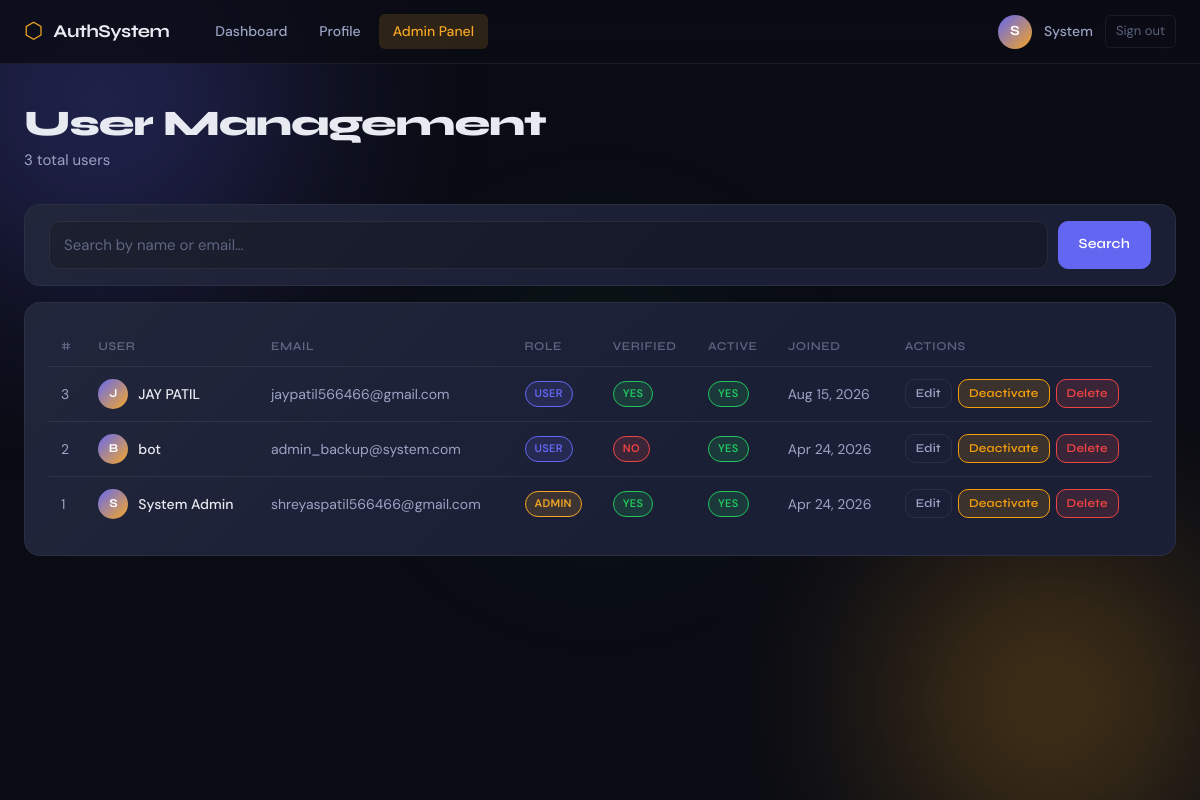
Page /admin/users (signed in) on the committed database.
### app/models.py (models this page shows, shortened)
class User(UserMixin, db.Model):
    __tablename__ = "users"
    id = db.Column(db.Integer, primary_key=True)
    name = db.Column(db.String(120), nullable=False)
    email = db.Column(db.String(255), unique=True, nullable=False, index=True)
    password_hash = db.Column(db.String(255), nullable=False)
    role = db.Column(db.String(20), nullable=False, default=Role.USER)
    is_verified = db.Column(db.Boolean, default=False, nullable=False)
    is_active = db.Column(db.Boolean, default=True, nullable=False)
    created_at = db.Column(db.DateTime, default=lambda: datetime.now(timezone.utc))
    last_login = db.Column(db.DateTime, nullable=True)
    otps = db.relationship("OTP", backref="user", lazy="dynamic", cascade="all, delete-orphan")
    email_tokens = db.relationship("EmailToken", backref="user", lazy="dynamic", cascade="all, delete-orphan")
    login_logs = db.relationship("LoginLog", backref="user", lazy="dynamic", cascade="all, delete-orphan")
    @property
    def is_admin(self):
        return self.role == Role.ADMIN

### app/blueprints/admin/routes.py (the view)
@admin_bp.route("/users")
@login_required
@admin_required
def user_list():
    page = request.args.get("page", 1, type=int)
    search = request.args.get("q", "")
    query = User.query
    if search:
        query = query.filter(
            (User.name.ilike(f"%{search}%")) | (User.email.ilike(f"%{search}%"))
        )
    pagination = query.order_by(User.created_at.desc()).paginate(page=page, per_page=20)
    return render_template("admin/admin_users.html", pagination=pagination, search=search)

### app/models.py (called while the page is built)
@login_manager.user_loader
def load_user(user_id):
    return db.session.get(User, int(user_id))

### app/utils/timezone.py (called while the page is built)
def to_ist(dt):
    if dt is None:
        return None
    if dt.tzinfo is None:
        dt = dt.replace(tzinfo=timezone.utc)
    return dt.astimezone(IST)

### app/templates/admin/admin_users.html (shortened to what this page needs)
{% extends "base.html" %}
{% block content %}
<div class="page-wrapper">
    <div class="page-header">
        <div>
            <h1 class="page-title">User Management</h1>
            <p class="page-subtitle">{{ pagination.total }} total users</p>
        </div>
    </div>
    <div class="card card-compact">
        <form method="GET" action="{{ url_for('admin.user_list') }}" class="search-form">
            <input type="text" name="q" value="{{ search }}" placeholder="Search by name or email…" class="form-input search-input">
            <button type="submit" class="btn btn-primary">Search</button>
        </form>
    </div>
    <div class="card">
        <div class="table-wrapper">
            <table class="data-table">
                <thead>
                    <tr>
                        <th>#</th>
                        <th>User</th>
                        <th>Email</th>
                        <th>Role</th>
                        <th>Verified</th>
                        <th>Active</th>
                        <th>Joined</th>
                        <th>Actions</th>
                    </tr>
                </thead>
                <tbody>
                    {% for user in pagination.items %}
                    <tr>
                        <td class="text-muted">{{ user.id }}</td>
                        <td>
                            <div class="table-user">
                                <div class="table-avatar">{{ user.name[0].upper() }}</div>
                                {{ user.name }}
                            </div>
                        </td>
                        <td class="text-muted">{{ user.email }}</td>
                        <td>
                            <span class="badge-role {% if user.role == 'admin' %}role-admin{% else %}role-user{% endif %}">
                                {{ user.role | capitalize }}
                            </span>
                        </td>
                        <td>
                            <span class="badge-status {% if user.is_verified %}status-active{% else %}status-inactive{% endif %}">
                                {{ "Yes" if user.is_verified else "No" }}
                            </span>
                        </td>
                        <td>
                            <span class="badge-status {% if user.is_active %}status-active{% else %}status-inactive{% endif %}">
                                {{ "Yes" if user.is_active else "No" }}
                            </span>
                        </td>
                        <td class="text-muted">{{ (user.created_at | ist).strftime('%b %d, %Y') }}</td>
                        <td>
                            <div class="action-group">
                                <a href="{{ url_for('admin.edit_user', user_id=user.id) }}" class="btn btn-xs btn-ghost">Edit</a>
                                <form method="POST" action="{{ url_for('admin.toggle_active', user_id=user.id) }}" class="inline-form">
                                    <button type="submit" class="btn btn-xs {% if user.is_active %}btn-warning{% else %}btn-success{% endif %}">
                                        {{ "Deactivate" if user.is_active else "Activate" }}
                                    </button>
                                </form>
                                <form method="POST" action="{{ url_for('admin.delete_user', user_id=user.id) }}" class="inline-form"
                                      onsubmit="return confirm('Permanently delete {{ user.email }}? This cannot be undone.')">
                                    <button type="submit" class="btn btn-xs btn-danger">Delete</button>
                                </form>
                            </div>
                        </td>
                    </tr>
                    {% else %}
                    <tr><td colspan="8" class="empty-state">No users found.</td></tr>
                    {% endfor %}
                </tbody>
            </table>
        </div>
    </div>
</div>
{% endblock %}

### app/templates/base.html (shortened to what this page needs)
<!DOCTYPE html>
<html lang="en">
<head>
    <link rel="stylesheet" href="{{ url_for('static', filename='css/main.css') }}">
</head>
<body class="{% block body_class %}{% endblock %}">
    <div class="ambient-bg">
        <div class="orb orb-1"></div>
        <div class="orb orb-2"></div>
    </div>
    {% if current_user.is_authenticated %}
    <nav class="navbar">
        <div class="nav-container">
            <a href="{{ url_for('main.index') }}" class="nav-brand">
                <span class="brand-icon">⬡</span>
                <span class="brand-name">AuthSystem</span>
            </a>
            <div class="nav-links">
                <a href="{{ url_for('main.dashboard') }}" class="nav-link {% if request.endpoint == 'main.dashboard' %}active{% endif %}">Dashboard</a>
                <a href="{{ url_for('main.profile') }}" class="nav-link {% if request.endpoint == 'main.profile' %}active{% endif %}">Profile</a>
                {% if current_user.is_admin %}
                <a href="{{ url_for('admin.dashboard') }}" class="nav-link nav-admin {% if request.blueprint == 'admin' %}active{% endif %}">Admin Panel</a>
                {% endif %}
            </div>
            <div class="nav-user">
                <div class="user-avatar">{{ current_user.name[0].upper() }}</div>
                <span class="user-name">{{ current_user.name.split()[0] }}</span>
                <a href="{{ url_for('auth.logout') }}" class="nav-logout">Sign out</a>
            </div>
        </div>
    </nav>
    {% endif %}
    <main class="main-content">
        {% block content %}{% endblock %}
    </main>
</body>
</html>

### rows in the picture
User: name "S", name "System", id "1", name "System Admin", email "shreyaspatil566466@gmail.com", role "ADMIN", is_verified "YES", is_active "YES", created_at "Apr 24, 2026", is_active "Deactivate"
User: id "3", name "J", name "JAY PATIL", email "jaypatil566466@gmail.com", role "USER", is_verified "YES", is_active "YES", created_at "Aug 15, 2026", is_active "Deactivate"
User: id "2", name "B", name "bot", email "admin_backup@system.com", role "USER", is_verified "NO", is_active "YES", created_at "Apr 24, 2026", is_active "Deactivate"

### other values in the picture
{{ pagination.total }} "3"
